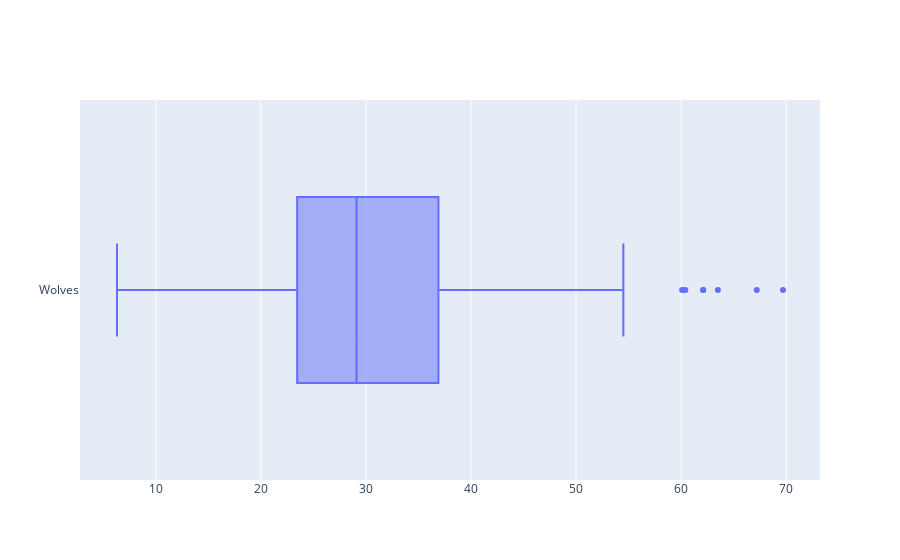

Here is the notebook cell this chart was saved with:
### Code cell
# fig = go.Figure()
# # Use x instead of y argument for horizontal plot
# fig.add_trace(go.Box(x=goals_and_shots_seasonal["Accuracy"], quartilemethod="exclusive", name=team))
# fig.update_traces(boxpoints='outliers', jitter=0)


# fig.show()

### Figure 1 — Plotly figure (JSON) as saved in the notebook; plotly's stock layout.template omitted (floating-point values rounded to 4 significant figures; data arrays with more than 128 entries replaced by an {"elided": "..."} marker saying what was removed)
{"data": [{"boxpoints": "outliers", "jitter": 0, "name": "Wolves", "quartilemethod": "exclusive", "type": "box", "x": {"elided": "253 float values"}}], "layout": {}}
